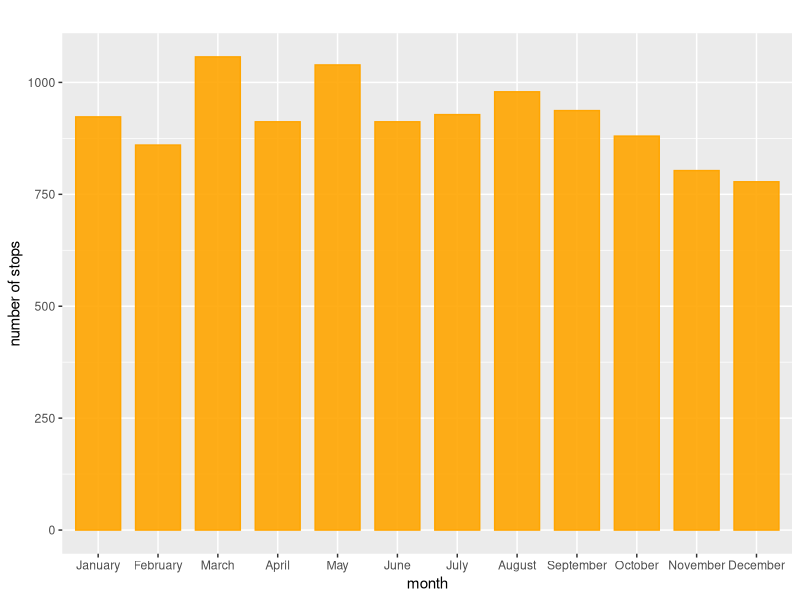
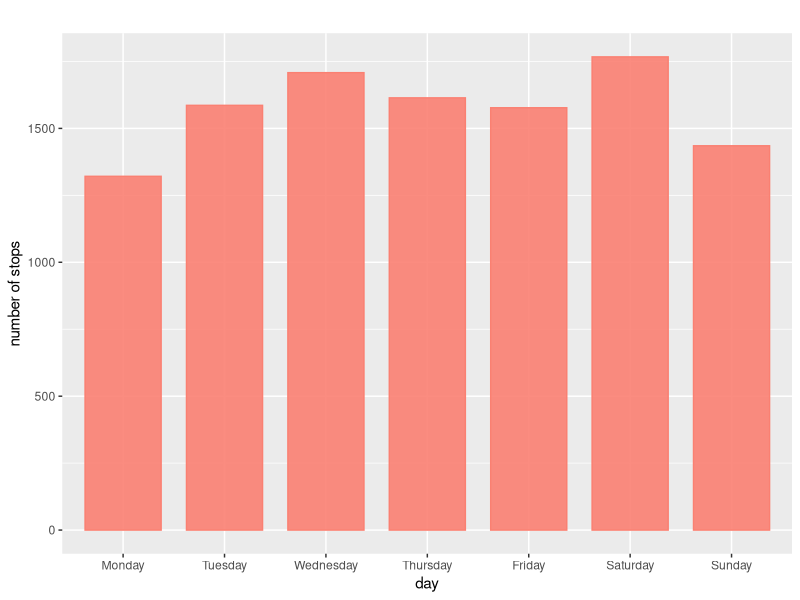
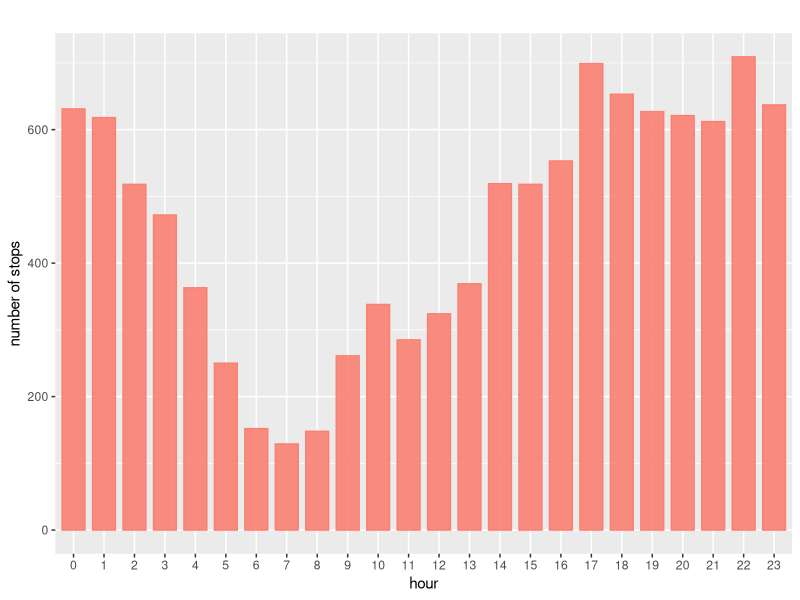
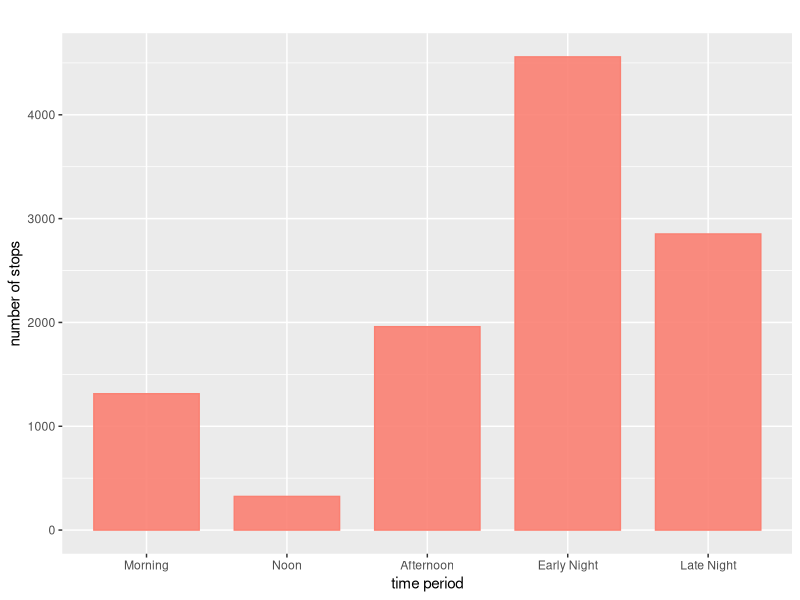

The R source for these figures, in order: (Note: this script raises an error after producing the figures.)
## ---- chunk 1
NYPD <- read.csv("Data/2018_sqf_database-abbr.csv")
install.packages("tidyverse")
library(tidyverse)
library(ggplot2)
## ---- chunk 2
# the number of stops in each month in the year 2018
# MONTH2: categorical variable
reorder_month <- c("January","February","March","April","May","June","July","August","September","October","November","December")
NYPD$MONTH2 = factor(NYPD$MONTH2,levels=reorder_month)
ggplot(NYPD, aes(MONTH2)) + geom_bar(alpha=0.90, colour="orange", fill="orange",width=0.75) + labs(title="", y="number of stops", x="month")
## ---- chunk 3
# DAY2: Day when ppl are stopped

reorder_day <- c("Monday","Tuesday","Wednesday","Thursday","Friday","Saturday","Sunday")
NYPD$DAY2 = factor(NYPD$DAY2,levels=reorder_day)
ggplot(NYPD, aes(DAY2)) + geom_bar(alpha=0.90, colour="salmon", fill="salmon",width=0.75) + labs(title="", y="number of stops", x="day")
## ---- chunk 4
# Visualize: Stop Frisk Time: Time when ppl are stopped （清晨、深夜）

# Function: rounding(inputNum, totalNum)
rounding <- function(inputNum, totalNum) {
  if(is.na(inputNum)){return(FALSE)}else{
    m <- totalNum/2
    if(inputNum < m){
      # round down
      return(FALSE)
    }else{
      #round up
      return(TRUE)
    }
  }
}

hour<-NYPD$Stop.Frisk.Time
all_hour <- c()
for(i in 1:length(hour)){
  if(hour[i] == "#N/A" || is.na(hour[i]) || hour[i] == "" || hour[i] == FALSE){
    hour[i] <- "NA"
  }else{
    temp <- c(strsplit(hour[i], ":"))
    minBefore <- temp[[1]][[2]]
    hourBefore <- temp[[1]][[1]]
    if (rounding(strtoi(minBefore), 60)){
      hourAfter <- as.character(strtoi(hourBefore)+1)
      if (hourAfter == 24){
        hourAfter <- "0"
      }
    }else{
      hourAfter <- hourBefore
    }
    all_hour <- append(all_hour, hourAfter)
  }
  allH_df <- data.frame(all_hour)
}
reorder_hour <- c("0","1","2","3","4","5","6","7","8","9","10","11","12","13","14","15","16","17","18","19","20","21","22","23","NA")
allH_df$all_hour = factor(allH_df$all_hour,levels=reorder_hour)
ggplot(allH_df, aes(all_hour)) + geom_bar(alpha=0.90, colour="salmon", fill="salmon",width=0.75) + labs(title="", y="number of stops", x="hour")

# Morning: from sunrise to 11:59 AM. Sunrise typically occurs around 6 AM.
# Noon: at 12:00 PM.
# Afternoon: from 12:01 PM to around 5:00 PM.
# Evening: from 5:01 PM to 8 PM, or around sunset.
# Early Night: from sunset 11:59 PM
# Late Night: from 11:59 PM to sunrise around 5:59 AM.
all_period <- c()
for(i in 1:length(allH_df$all_hour)){
  if (allH_df$all_hour[i] == "6" || allH_df$all_hour[i] == "7" || allH_df$all_hour[i] == "8" || allH_df$all_hour[i] == "9" || allH_df$all_hour[i] == "10" || allH_df$all_hour[i] == "11"){
    all_period <- append(all_period, "Morning")
  }else if(allH_df$all_hour[i] == "12"){
    all_period <- append(all_period, "Noon")
  }else if(allH_df$all_hour[i] == "13" || allH_df$all_hour[i] == "14" || allH_df$all_hour[i] == "15" || allH_df$all_hour[i] == "16"){
    all_period <- append(all_period, "Afternoon")
  }else if(allH_df$all_hour[i] == "17" || allH_df$all_hour[i] == "18" || allH_df$all_hour[i] == "19" || allH_df$all_hour[i] == "20" || allH_df$all_hour[i] == "21" || allH_df$all_hour[i] == "22" || allH_df$all_hour[i] == "23"){
    all_period <- append(all_period, "Early Night")
  }else{
    all_period <- append(all_period, "Late Night")
  }
}
allP_df <- data.frame(all_period)
reorder_period <- c("Morning", "Noon", "Afternoon", "Early Night", "Late Night")
allP_df$all_period = factor(allP_df$all_period,levels=reorder_period)
ggplot(allP_df, aes(all_period)) + geom_bar(alpha=0.90, colour="salmon", fill="salmon",width=0.75) + labs(title="", y="number of stops", x="time period")
## ---- chunk 5
# male vs female: dataframe
df_male_officer <- NYPD[NYPD$ISSUING_OFFICER_RANK == "POM",]
df_female_officer <- NYPD[NYPD$ISSUING_OFFICER_RANK == "POF",]
head(df_male_officer)
head(df_female_officer)
nrow(df_male_officer)
nrow(df_female_officer)
## ---- chunk 6


# function: exclude outliers from the dataframe (only for numeric values); need to input a numeric vector

  bound <- function(x){
  Q1 <- quantile(x, .25)
  Q3 <- quantile(x, .75)
  IQR <- Q3-Q1
  bound <- c(Q1-1.5*IQR, Q3+1.5*IQR)
  return(bound)
}
ex_out <- exclude_outliers(NYPD$OBSERVED_DURATION_MINUTES)
print(ex_out)

## ---- chunk 7
## Observed duration minutes.

# Histogram --- Not excluded outliers
ggplot(NYPD,aes(OBSERVED_DURATION_MINUTES)) + geom_histogram(colour = "royalblue1", fill = "royalblue1",alpha=0.8) + labs(title="Distribution of Suspects' Observed Duration Minutes (including outliers)", y="count", x="observed duration mins")

# Histogram --- excluded outliers
table(NYPD$OBSERVED_DURATION_MINUTES)
ggplot(NYPD,aes(OBSERVED_DURATION_MINUTES)) + geom_histogram(breaks=seq(0,3.5,by=1), colour = "royalblue1", fill = "royalblue1",alpha=0.8) + labs(title="Distribution of Suspects' Observed Duration Minutes (excluding outliers)", y="count", x="observed duration mins")

bound(NYPD$OBSERVED_DURATION_MINUTES)



## Stop duration minutes.

# Histogram --- Not excluded outliers
ggplot(NYPD,aes(STOP_DURATION_MINUTES)) + geom_histogram(colour = "royalblue3", fill = "royalblue3",alpha=0.8) + labs(title="Distribution of Suspects' Stopped Duration Minutes (including outliers)", y="count", x="stop duration mins") 

# Histogram --- excluded outliers
table(NYPD$STOP_DURATION_MINUTES)
ggplot(NYPD,aes(STOP_DURATION_MINUTES)) + geom_histogram(breaks=seq(0,50,by=1), colour = "royalblue3", fill = "royalblue3",alpha=0.8) + labs(title="Distribution of Suspects' Stopped Duration Minutes (excluding outliers)", y="count", x="stop duration mins") 

## ---- chunk 8
# SUSPECTED_CRIME_DESCRIPTION
unique(NYPD$SUSPECTED_CRIME_DESCRIPTION)

# since there are too many types of crimes, we divide them into 4 main categories:
# THEFT: "GRAND LARCENY AUTO", "BURGLARY", "CPSP(criminal possession of stolen property)", "GRAND LARCENY", "PETIT LARCENY", "ROBBERY", "THEFT OF SERVICES", "UNAUTHORIZED USE OF A VEHICLE";
# ATTACK AND DAMAGE: "AUTO STRIPPIG", "ASSAULT", "CRIMINAL TRESPASS", "FORCIBLE TOUCHING", "MENACING", "MURDER", "RECKLESS ENDANGERMENT", "PROSTITUTION", "RAPE";
# POSSESSION, SALE OF PROHIBITED ITMES: "CPW(criminal possession of a weapon)", "CRIMINAL POSSESSION OF CONTROLLED SUBSTANCE", "CRIMINAL POSSESSION OF FORGED INSTRUMENT", "CRIMINAL POSSESSION OF MARIHUANA", "CRIMINAL SALE OF CONTROLLED SUBSTANCE", "CRIMINAL SALE OF MARIHUANA";
# Others: "CRIMINAL MISCHIEF", "MAKING GRAFFITI", "TERRORISM", "OTHER";

NYPD$CRIME_CATEGORIZATION <- vector(mode='character', length(NYPD$SUSPECTED_CRIME_DESCRIPTION))
for(i in seq_along(NYPD$SUSPECTED_CRIME_DESCRIPTION)){
  if(NYPD$SUSPECTED_CRIME_DESCRIPTION[i] == "GRAND LARCENY AUTO" | NYPD$SUSPECTED_CRIME_DESCRIPTION[i] == "BURGLARY" | NYPD$SUSPECTED_CRIME_DESCRIPTION[i] == "CPSP" | NYPD$SUSPECTED_CRIME_DESCRIPTION[i] == "GRAND LARCENY" | NYPD$SUSPECTED_CRIME_DESCRIPTION[i] == "PETIT LARCENY" | NYPD$SUSPECTED_CRIME_DESCRIPTION[i] == "ROBBERY" | NYPD$SUSPECTED_CRIME_DESCRIPTION[i] == "THEFT OF SERVICES" | NYPD$SUSPECTED_CRIME_DESCRIPTION[i] == "UNAUTHORIZED USE OF A VEHICLE" ){
    NYPD$CRIME_CATEGORIZATION[i] <- "Theft"
    }else if (NYPD$SUSPECTED_CRIME_DESCRIPTION[i] == "AUTO STRIPPIG" | NYPD$SUSPECTED_CRIME_DESCRIPTION[i] == "ASSAULT" | NYPD$SUSPECTED_CRIME_DESCRIPTION[i] == "CRIMINAL TRESPASS" | NYPD$SUSPECTED_CRIME_DESCRIPTION[i] == "FORCIBLE TOUCHING" | NYPD$SUSPECTED_CRIME_DESCRIPTION[i] == "MENACING" | NYPD$SUSPECTED_CRIME_DESCRIPTION[i] == "MURDER" | NYPD$SUSPECTED_CRIME_DESCRIPTION[i] == "RECKLESS ENDANGERMENT" | NYPD$SUSPECTED_CRIME_DESCRIPTION[i] == "PROSTITUTION" | NYPD$SUSPECTED_CRIME_DESCRIPTION[i] == "RAPE" ) {
      NYPD$CRIME_CATEGORIZATION[i] <- "Attack and Damage"
    }else if (NYPD$SUSPECTED_CRIME_DESCRIPTION[i] == "CPW" | NYPD$SUSPECTED_CRIME_DESCRIPTION[i] == "CRIMINAL POSSESSION OF CONTROLLED SUBSTANCE" | NYPD$SUSPECTED_CRIME_DESCRIPTION[i] == "CRIMINAL POSSESSION OF FORGED INSTRUMENT" | NYPD$SUSPECTED_CRIME_DESCRIPTION[i] == "CRIMINAL POSSESSION OF MARIHUANA" | NYPD$SUSPECTED_CRIME_DESCRIPTION[i] == "CRIMINAL SALE OF CONTROLLED SUBSTANCE" | NYPD$SUSPECTED_CRIME_DESCRIPTION[i] == "CRIMINAL SALE OF MARIHUANA"){
        NYPD$CRIME_CATEGORIZATION[i] <- "Possession,Sale of Prohibited Items"
      }
        
        else{
        NYPD$CRIME_CATEGORIZATION[i] <- "Others"
      }
  
}

ggplot(NYPD, aes(CRIME_CATEGORIZATION)) + geom_bar(alpha=0.90, colour="red4", fill="red4",width=0.5) + labs(title= "Different Types of Crimes Suspected", y="count", x="types of crimes suspected")


# And then we make 4 separate barplots for the 4 categories, showing the distribution of the specific  

## ---- chunk 9
# FRISKED_FLAG into dataframe

table(NYPD$FRISKED_FLAG)
## ---- chunk 10
# SEARCHED_FLAG into dataframe

NYPD$FRISK_AND_SEARCH <- vector(mode='character', length(NYPD$FRISKED_FLAG))

for(i in seq_along(NYPD$FRISK_AND_SEARCH)){
  if(NYPD$FRISKED_FLAG[i] == "1" & NYPD$SEARCHED_FLAG[i] == "1"){
    NYPD$FRISK_AND_SEARCH[i] <- "Frisked and Searched"
    }else if (NYPD$FRISKED_FLAG[i] == "1" & NYPD$SEARCHED_FLAG[i] == "0") {
      NYPD$FRISK_AND_SEARCH[i] <- "Only Frisked"
      }else if (NYPD$FRISKED_FLAG[i] == "0" & NYPD$SEARCHED_FLAG[i] == "1") {
        NYPD$FRISK_AND_SEARCH[i] <- "Only Searched"
      }else{
        NYPD$FRISK_AND_SEARCH[i] <- "Not Frisked Nor Searched"
      }
  
}

table(NYPD$FRISK_AND_SEARCH)
ggplot(NYPD, aes(FRISK_AND_SEARCH)) + geom_bar(alpha=0.90, colour="mediumpurple3", fill="mediumpurple3",width=0.5) + labs(title= "The Number of Suspects Frisked or Searched", y="count", x="Frisked and Searched")


## ---- chunk 11
# OFFICER_IN_UNIFORM_FLAG
NYPD[NYPD$OFFICER_IN_UNIFORM_FLAG==0,"OFFICER_IN_UNIFORM_FLAG"] <- "not wearing uniform"
NYPD[NYPD$OFFICER_IN_UNIFORM_FLAG==1,"OFFICER_IN_UNIFORM_FLAG"] <- "wearing uniform"
table(NYPD$OFFICER_IN_UNIFORM_FLAG)
ggplot(NYPD, aes(OFFICER_IN_UNIFORM_FLAG)) + geom_bar(alpha=0.90, colour="royalblue1", fill="royalblue1",width=0.75) + labs(title="", y="number of officers", x="officer in uniform")

## ---- chunk 12
# SUSPECT_ARRESTED_FLAG 比对
## ---- chunk 13
# function1: variable X VS observe duration minutes (boxplots && scatterpoots)
observe_time_relation <- function(m){
  if(class(m) == "character"){
  ggplot(NYPD, aes(x = m, y = OBSERVED_DURATION_MINUTES)) + geom_boxplot(outlier.shape = NA) + coord_cartesian(ylim=c(0, 2.5))
}
else{
  ggplot(NYPD, aes(m, OBSERVED_DURATION_MINUTES)) + geom_point(outlier.shape = NA)
}
}


# function2: variable X VS stop duration minutes (boxplots && scatterpoots)
stop_time_relation <- function(n){
  if(class(n) == "character"){
  ggplot(NYPD, aes(x = n, y = STOP_DURATION_MINUTES)) + geom_boxplot(outlier.shape = NA) + coord_cartesian(ylim=c(0, 20))
}
else{
  ggplot(NYPD, aes(n, STOP_DURATION_MINUTES)) + geom_point()
}
}

observe_time_relation(NYPD$SUSPECT_SEX)

## ---- chunk 14
# SUSPECT_REPORTED_AGE
# HOW TO REMOVE 0s??
class(NYPD$SUSPECT_REPORTED_AGE)
ggplot(NYPD,aes(SUSPECT_REPORTED_AGE)) + geom_histogram(colour = "orange3", fill = "orange3",alpha=0.8) + labs(title="", y="count", x="suspect reported age")

## ---- chunk 15
# SUSPECT_SEX
class(NYPD$SUSPECT_SEX)
ggplot(NYPD, aes(SUSPECT_SEX)) + geom_bar(alpha=0.90, colour="salmon", fill="salmon",width=0.75) + labs(title="", y="count", x="suspect sex")
## ---- chunk 16
# SUSPECT_RACE_DESCRIPTION
class(NYPD$SUSPECT_RACE_DESCRIPTION)
ggplot(NYPD, aes(SUSPECT_RACE_DESCRIPTION)) + geom_bar(alpha=0.90, colour="salmon", fill="salmon",width=0.5) + labs(title="", y="count", x="suspect race description") + theme(axis.text.x=element_text(size=4.1))
## ---- chunk 17
# SUSPECT_HEIGHT 
# we remove NAs here
class(NYPD$SUSPECT_HEIGHT)
max(NYPD$SUSPECT_HEIGHT,na.rm=TRUE)
NYPD$SUSPECT_HEIGHT <- as.numeric(NYPD$SUSPECT_HEIGHT)
ggplot(NYPD,aes(SUSPECT_HEIGHT),na.rm=TRUE) + geom_histogram(colour = "orange3", fill = "orange3",alpha=0.8) + labs(title="", y="count", x="suspect height")


ggplot(NYPD, aes(SUSPECT_HEIGHT, OBSERVED_DURATION_MINUTES)) + geom_point(outlier.shape = NA) + coord_cartesian(ylim=c(0, 500))
## ---- chunk 18
# SUSPECT_WEIGHT
# we remove NAs here
class(NYPD$SUSPECT_WEIGHT)
max(NYPD$SUSPECT_WEIGHT,na.rm=TRUE)
NYPD$SUSPECT_WEIGHT <- as.numeric(NYPD$SUSPECT_WEIGHT)
ggplot(NYPD,aes(SUSPECT_WEIGHT),na.rm=TRUE) + geom_histogram(colour = "orange3", fill = "orange3",alpha=0.8) + labs(title="", y="count", x="suspect weight")
## ---- chunk 19
# SUSPECT_BODY_BUILD_TYPE
class(NYPD$SUSPECT_BODY_BUILD_TYPE)
ggplot(NYPD, aes(SUSPECT_BODY_BUILD_TYPE)) + geom_bar(alpha=0.90, colour="tomato", fill="tomato",width=0.5) + labs(title="", y="count", x="suspect body build type")
## ---- chunk 20
# SUSPECT_EYE_COLOR
unique(NYPD$SUSPECT_EYE_COLOR)
ggplot(NYPD, aes(SUSPECT_EYE_COLOR)) + geom_bar(alpha=0.90, colour="tomato", fill="tomato",width=0.5) + labs(title="", y="count", x="suspect eye color")
## ---- chunk 21
# SUSPECT_HAIR_COLOR
unique(NYPD$SUSPECT_HAIR_COLOR)
ggplot(NYPD, aes(SUSPECT_HAIR_COLOR)) + geom_bar(alpha=0.90, colour="tomato", fill="tomato",width=0.5) + labs(title="", y="count", x="suspect hair color")
## ---- chunk 22
# STOP_LOCATION_BORO_NAME
table(NYPD$STOP_LOCATION_BORO_NAME)
ggplot(NYPD, aes(STOP_LOCATION_BORO_NAME)) + geom_bar(alpha=0.90, colour="orange3", fill="orange3",width=0.5) + labs(title="", y="count", x="stop borough")


# To verify function1 and function2 //
# Borough VS Stop Time
mean(NYPD$STOP_DURATION_MINUTES)
median(NYPD$STOP_DURATION_MINUTES)
ggplot(NYPD, aes(x = STOP_LOCATION_BORO_NAME, y = STOP_DURATION_MINUTES)) + geom_boxplot(outlier.shape = NA) + coord_cartesian(ylim=c(0, 20))

# Borough VS Observe Time
mean(NYPD$OBSERVED_DURATION_MINUTES)
median(NYPD$OBSERVED_DURATION_MINUTES)
ggplot(NYPD, aes(x = STOP_LOCATION_BORO_NAME, y = OBSERVED_DURATION_MINUTES)) + geom_boxplot(outlier.shape = NA) + coord_cartesian(ylim=c(0, 2.5))
